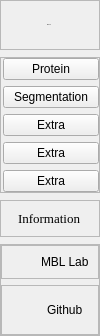
     <widget class="QFrame" name="left_menu_frame">
      <property name="sizePolicy">
       <sizepolicy hsizetype="Preferred" vsizetype="Preferred">
        <horstretch>0</horstretch>
        <verstretch>0</verstretch>
       </sizepolicy>
      </property>
      <property name="maximumSize">
       <size>
        <width>100</width>
        <height>16777215</height>
       </size>
      </property>
      <layout class="QVBoxLayout" name="verticalLayout">
       <property name="spacing">
        <number>7</number>
       </property>
       <property name="leftMargin">
        <number>0</number>
       </property>
       <property name="topMargin">
        <number>0</number>
       </property>
       <property name="rightMargin">
        <number>0</number>
       </property>
       <property name="bottomMargin">
        <number>0</number>
       </property>
       <item alignment="Qt::AlignTop">
        <widget class="QFrame" name="frame_3">
         <property name="minimumSize">
          <size>
           <width>0</width>
           <height>50</height>
          </size>
         </property>
         <property name="frameShape">
          <enum>QFrame::StyledPanel</enum>
         </property>
         <property name="frameShadow">
          <enum>QFrame::Raised</enum>
         </property>
         <layout class="QHBoxLayout" name="horizontalLayout_6">
          <property name="leftMargin">
           <number>0</number>
          </property>
          <property name="topMargin">
           <number>0</number>
          </property>
          <property name="rightMargin">
           <number>0</number>
          </property>
          <property name="bottomMargin">
           <number>0</number>
          </property>
          <item>
           <widget class="QLabel" name="label_14">
            <property name="enabled">
             <bool>true</bool>
            </property>
            <property name="minimumSize">
             <size>
              <width>40</width>
              <height>40</height>
             </size>
            </property>
            <property name="maximumSize">
             <size>
              <width>40</width>
              <height>40</height>
             </size>
            </property>
            <property name="text">
             <string/>
            </property>
            <property name="pixmap">
             <pixmap resource="resources.qrc">:/icons/icons/monitoring_FILL0_wght400_GRAD0_opsz24.svg</pixmap>
            </property>
            <property name="scaledContents">
             <bool>true</bool>
            </property>
            <property name="textInteractionFlags">
             <set>Qt::LinksAccessibleByKeyboard|Qt::LinksAccessibleByMouse</set>
            </property>
           </widget>
          </item>
          <item>
           <widget class="QLabel" name="label">
            <property name="font">
             <font>
              <family>times</family>
              <pointsize>-1</pointsize>
             </font>
            </property>
            <property name="text">
             <string>MBL-Vis</string>
            </property>
           </widget>
          </item>
         </layout>
        </widget>
       </item>
       <item>
        <widget class="QFrame" name="frame_4">
         <property name="sizePolicy">
          <sizepolicy hsizetype="Preferred" vsizetype="Expanding">
           <horstretch>0</horstretch>
           <verstretch>0</verstretch>
          </sizepolicy>
         </property>
         <property name="styleSheet">
          <string notr="true">QLabel {
font-size: 11px;
}</string>
         </property>
         <property name="frameShape">
          <enum>QFrame::StyledPanel</enum>
         </property>
         <property name="frameShadow">
          <enum>QFrame::Raised</enum>
         </property>
         <layout class="QVBoxLayout" name="verticalLayout_3">
          <property name="leftMargin">
           <number>2</number>
          </property>
          <property name="topMargin">
           <number>0</number>
          </property>
          <property name="rightMargin">
           <number>0</number>
          </property>
          <property name="bottomMargin">
           <number>0</number>
          </property>
          <item>
           <widget class="QPushButton" name="percentage_bar_btn">
            <property name="sizePolicy">
             <sizepolicy hsizetype="Minimum" vsizetype="Fixed">
              <horstretch>0</horstretch>
              <verstretch>0</verstretch>
             </sizepolicy>
            </property>
            <property name="cursor">
             <cursorShape>PointingHandCursor</cursorShape>
            </property>
            <property name="text">
             <string>Protein</string>
            </property>
           </widget>
          </item>
          <item>
           <widget class="QPushButton" name="temperature_bar_btn">
            <property name="cursor">
             <cursorShape>PointingHandCursor</cursorShape>
            </property>
            <property name="text">
             <string>Segmentation</string>
            </property>
           </widget>
          </item>
          <item>
           <widget class="QPushButton" name="nested_donut_btn">
            <property name="cursor">
             <cursorShape>PointingHandCursor</cursorShape>
            </property>
            <property name="text">
             <string>Extra</string>
            </property>
           </widget>
          </item>
          <item>
           <widget class="QPushButton" name="line_chart_btn">
            <property name="cursor">
             <cursorShape>PointingHandCursor</cursorShape>
            </property>
            <property name="text">
             <string>Extra</string>
            </property>
           </widget>
          </item>
          <item>
           <widget class="QPushButton" name="bar_charts_btn">
            <property name="cursor">
             <cursorShape>PointingHandCursor</cursorShape>
            </property>
            <property name="text">
             <string>Extra</string>
            </property>
           </widget>
          </item>
         </layout>
        </widget>
       </item>
       <item>
        <widget class="QFrame" name="frame_5">
         <property name="sizePolicy">
          <sizepolicy hsizetype="Preferred" vsizetype="Preferred">
           <horstretch>0</horstretch>
           <verstretch>0</verstretch>
          </sizepolicy>
         </property>
         <property name="frameShape">
          <enum>QFrame::StyledPanel</enum>
         </property>
         <property name="frameShadow">
          <enum>QFrame::Raised</enum>
         </property>
         <layout class="QHBoxLayout" name="horizontalLayout_7">
          <property name="leftMargin">
           <number>10</number>
          </property>
          <property name="topMargin">
           <number>10</number>
          </property>
          <property name="rightMargin">
           <number>10</number>
          </property>
          <property name="bottomMargin">
           <number>10</number>
          </property>
          <item alignment="Qt::AlignHCenter">
           <widget class="QLabel" name="label_2">
            <property name="font">
             <font>
              <family>times</family>
              <pointsize>-1</pointsize>
             </font>
            </property>
            <property name="styleSheet">
             <string notr="true">QLabel {
font-size: 13px;
}</string>
            </property>
            <property name="text">
             <string>Information</string>
            </property>
           </widget>
          </item>
         </layout>
        </widget>
       </item>
       <item>
        <widget class="QFrame" name="frame_6">
         <property name="frameShape">
          <enum>QFrame::StyledPanel</enum>
         </property>
         <property name="frameShadow">
          <enum>QFrame::Raised</enum>
         </property>
         <layout class="QVBoxLayout" name="verticalLayout_4">
          <property name="leftMargin">
           <number>0</number>
          </property>
          <property name="topMargin">
           <number>0</number>
          </property>
          <property name="rightMargin">
           <number>0</number>
          </property>
          <property name="bottomMargin">
           <number>0</number>
          </property>
          <item>
           <widget class="LabClickableFrame" name="frame_22">
            <property name="styleSheet">
             <string notr="true"/>
            </property>
            <property name="frameShape">
             <enum>QFrame::StyledPanel</enum>
            </property>
            <property name="frameShadow">
             <enum>QFrame::Raised</enum>
            </property>
            <layout class="QHBoxLayout" name="horizontalLayout_8">
             <property name="spacing">
              <number>0</number>
             </property>
             <item>
              <widget class="QLabel" name="label_3">
               <property name="styleSheet">
                <string notr="true">QLabel {
border: none
}</string>
               </property>
               <property name="text">
                <string/>
               </property>
               <property name="pixmap">
                <pixmap resource="resources.qrc">:/icons/icons/science_FILL0_wght400_GRAD0_opsz24.svg</pixmap>
               </property>
              </widget>
             </item>
             <item>
              <widget class="QLabel" name="label_17">
               <property name="styleSheet">
                <string notr="true"/>
               </property>
               <property name="text">
                <string>MBL Lab</string>
               </property>
              </widget>
             </item>
            </layout>
           </widget>
          </item>
          <item>
           <widget class="GithubClickableFrame" name="frame_21">
            <property name="frameShape">
             <enum>QFrame::StyledPanel</enum>
            </property>
            <property name="frameShadow">
             <enum>QFrame::Raised</enum>
            </property>
            <layout class="QHBoxLayout" name="horizontalLayout_9">
             <item>
              <widget class="QLabel" name="label_4">
               <property name="minimumSize">
                <size>
                 <width>30</width>
                 <height>30</height>
                </size>
               </property>
               <property name="maximumSize">
                <size>
                 <width>30</width>
                 <height>30</height>
                </size>
               </property>
               <property name="styleSheet">
                <string notr="true">QLabel {
border: none
}</string>
               </property>
               <property name="text">
                <string/>
               </property>
               <property name="pixmap">
                <pixmap resource="resources.qrc">:/icons/icons/code_FILL0_wght400_GRAD0_opsz24.svg</pixmap>
               </property>
               <property name="scaledContents">
                <bool>false</bool>
               </property>
               <property name="alignment">
                <set>Qt::AlignCenter</set>
               </property>
              </widget>
             </item>
             <item>
              <widget class="QLabel" name="label_16">
               <property name="text">
                <string>Github</string>
               </property>
              </widget>
             </item>
            </layout>
           </widget>
          </item>
         </layout>
        </widget>
       </item>
      </layout>
     </widget>
